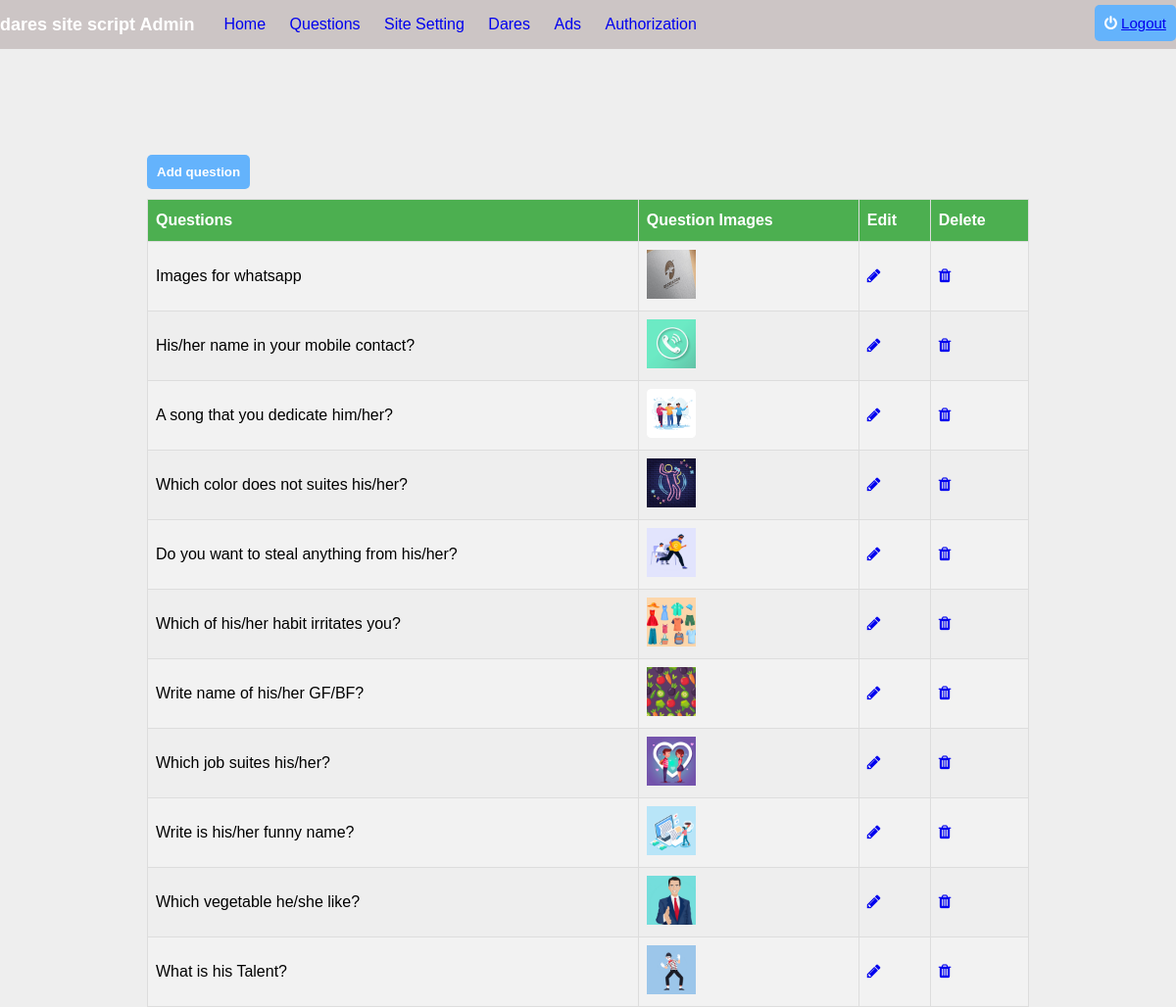
Screenshot of /admin/questions.php (signed in) with the database file from the repository.
### tables this page shows
CREATE TABLE `options` (
  `id` int(11) NOT NULL,
  `title` varchar(255) NOT NULL,
  `description` varchar(255) NOT NULL,
  `images` varchar(255) NOT NULL,
  `favicon` varchar(24234) NOT NULL
);

CREATE TABLE `questions` (
  `id` int(11) NOT NULL,
  `question` varchar(255) NOT NULL,
  `image` varchar(256) NOT NULL
);

### admin/questions.php (the view, shortened to what this page needs)
<?php require_once('includes/top.php');
?>
<body>
<?php require_once('includes/header.php');?>
    <div class="contianer stats">
        <div class="wrapper">
              ?><br>
            <button id='add-btn' class="button-blue">Add question</button>
        <?php
            $show_question = "SELECT * FROM questions ORDER by id DESC";
            $show_run = mysqli_query($con,$show_question);
            if(mysqli_num_rows($show_run)>0){
            ?>
<table id="questions">
  <tr>
    <th>Questions</th>
    <th>Question Images</th>
    <th>Edit</th>
    <th>Delete</th>
  </tr>
<?php
    while($show_row = mysqli_fetch_array($show_run)){
        $show_id = $show_row['id'];
        $show_quiz = $show_row['question'];
        $show_image = $show_row['image'];
    ?>
  <tr>
    <td><?php echo $show_quiz?></td>
    <td><img class="question-image" src="images/<?php echo $show_image?>" alt=""></td>
    <td><a href="?edit=<?php echo $show_id?>"><i class="fa fa-pencil"></i></a></td>
    <td><a href="?del=<?php echo $show_id?>"><i class="fa fa-trash"></i></a></td>
  </tr>
  <?php } ?>
</table>
           <?php
            }
            ?>
        </div>
    </div>
<?php require_once('includes/footer.php');?>

### admin/includes/top.php (shortened to what this page needs)
<!DOCTYPE html>
<html lang="en">
<head>
    <link rel="stylesheet" href="css/mystyle.css">
    <link rel="stylesheet" href="../css/font-awesome.css">
</head>

### admin/includes/header.php (shortened to what this page needs)
   <header>
   <div class="logo">
       <?php
	$sel_options = mysqli_query($con,"SELECT * FROM options");
     $row = mysqli_fetch_array($sel_options);
?>
       <h1><?php echo $row['title']; ?> Admin</h1>
   </div>
      <div class="navbar">
          <div class="navbar-left">
              <ul>
                  <li><a href="index.php">Home</a></li>
                <li><a href="questions.php">Questions</a></li>
                <li><a href="site-settings.php">Site Setting</a></li>
                <li><a href="dares.php">Dares</a></li>
                <li><a href="ads.php">Ads</a></li>
                <li><a href="profile.php">Authorization</a></li>
              </ul>
          </div>
          <div class="navbar-right">
              <button class="button-blue"><i class="fa fa-power-off"></i> <a href="logout.php">Logout</a></button>
          </div>
      </div>
   </header>

### admin/includes/footer.php (shortened to what this page needs)
</body>
</html>

### admin/css/mystyle.css (style rules this page uses)
* { margin:0; padding: 0; font-family: arial; }
.wrapper { max-width: 900px; margin: auto; }
.stats { margin: 80px 0px; }
body { background: #eee; font-family: sans-serif; height: 600px; }
header { background: #ccc5c5; }
header .logo { float: left; margin-right:20px; line-height: 50px; }
header .logo h1 { font-size: 18px; color:#fff; }
header .navbar .navbar-left { float: left; }
header .navbar .navbar-left ul { list-style: none; position: relative; }
header .navbar .navbar-left ul li { display: inline-block; padding: 16px 10px; cursor: pointer; }
header .navbar .navbar-left ul li a { text-decoration: none; }
header .navbar .navbar-right { float: right; }
header .navbar .navbar-right button { border: none; padding: 10px; border-radius: 5px; margin-top: 5px; cursor: pointer; font-size: 15px; }
.button-blue { background: #64b3fc; color:#fff; }
#questions { font-family: "Trebuchet MS", Arial, Helvetica, sans-serif; border-collapse: collapse; width: 100%; }
#questions td, #questions th { border: 1px solid #ddd; padding: 8px; }
#questions tr:nth-child(even) { background-color: #f2f2f2; }
#questions th { padding-top: 12px; padding-bottom: 12px; text-align: left; background-color: #4CAF50; color: white; }
#add-btn { margin:10px 0; border:none; padding: 10px; border-radius: 5px; font-weight: 600; cursor: pointer; }
.question-image { width:50px; height: 50px; }

### rows the page displays
options: title "dares site script"
questions: question "Images for whatsapp", image (picture)
questions: question "His/her name in your mobile contact?", image (picture)
questions: question "A song that you dedicate him/her?", image (picture)
questions: question "Which color does not suites his/her?", image (picture)
questions: question "Do you want to steal anything from his/her?", image (picture)
questions: question "Which of his/her habit irritates you?", image (picture)
questions: question "Write name of his/her GF/BF?", image (picture)
questions: question "Which job suites his/her?", image (picture)
questions: question "Write is his/her funny name?", image (picture)
questions: question "Which vegetable he/she like?", image (picture)
questions: question "What is his Talent?", image (picture)
